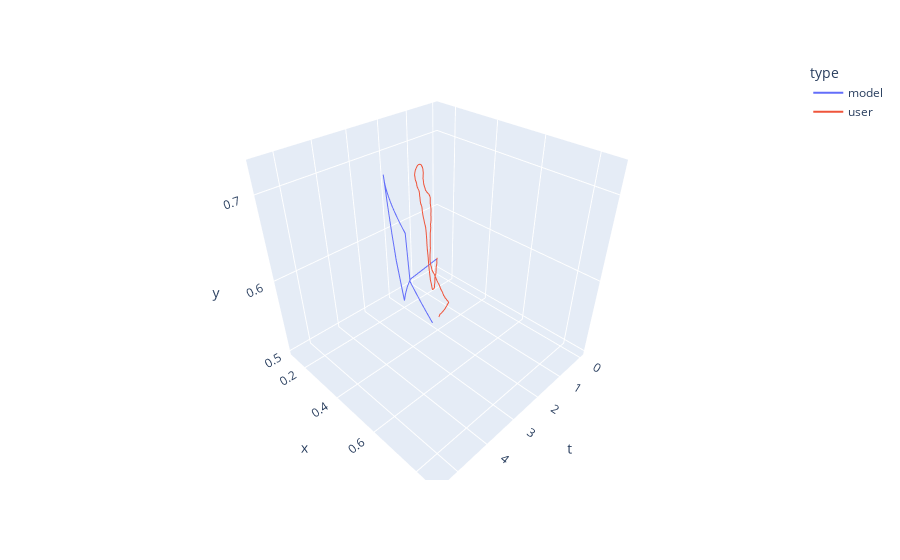

Notebook code for this chart:
### Code cell
plot_3d(game_session, 3)

### Figure 1 — Plotly figure (JSON) as saved in the notebook; plotly's stock layout.template omitted (floating-point values rounded to 4 significant figures; data arrays with more than 128 entries replaced by an {"elided": "..."} marker saying what was removed)
{"data": [{"hovertemplate": "type=model<br>t=%{x}<br>x=%{y}<br>y=%{z}<extra></extra>", "legendgroup": "model", "line": {"color": "#636efa", "dash": "solid"}, "marker": {"symbol": "circle"}, "mode": "lines", "name": "model", "scene": "scene", "showlegend": true, "type": "scatter3d", "x": [0, 1.414, 1.732, 2, 2.236, 2.646, 2.828, 3, 3.162, 3.464, 3.606, 3.742, 3.873, 4, 4.123, 4.243, 4.359, 4.472, 4.583, 4.69, 4.899, 5.099, 5.196, 5.292, 5.385, 5.477], "y": [0.1267, 0.1551, 0.1834, 0.2118, 0.2402, 0.2696, 0.2842, 0.2988, 0.3133, 0.3682, 0.3959, 0.4235, 0.4512, 0.4789, 0.5065, 0.5342, 0.5618, 0.5895, 0.6171, 0.6448, 0.6884, 0.7415, 0.7684, 0.7953, 0.8222, 0.8491], "z": [0.5203, 0.5197, 0.5191, 0.5185, 0.5179, 0.5907, 0.6298, 0.6689, 0.708, 0.7092, 0.7095, 0.7099, 0.7102, 0.7105, 0.7108, 0.7112, 0.7115, 0.7118, 0.7122, 0.7125, 0.6775, 0.6788, 0.6791, 0.6795, 0.6798, 0.6802]}, {"hovertemplate": "type=user<br>t=%{x}<br>x=%{y}<br>y=%{z}<extra></extra>", "legendgroup": "user", "line": {"color": "#EF553B", "dash": "solid"}, "marker": {"symbol": "circle"}, "mode": "lines", "name": "user", "scene": "scene", "showlegend": true, "type": "scatter3d", "x": {"elided": "164 float values"}, "y": {"elided": "164 float values"}, "z": {"elided": "164 float values"}}], "layout": {"legend": {"title": {"text": "type"}, "tracegroupgap": 0}, "margin": {"t": 60}, "scene": {"domain": {"x": [0, 1], "y": [0, 1]}, "xaxis": {"title": {"text": "t"}}, "yaxis": {"title": {"text": "x"}}, "zaxis": {"title": {"text": "y"}}}}}
